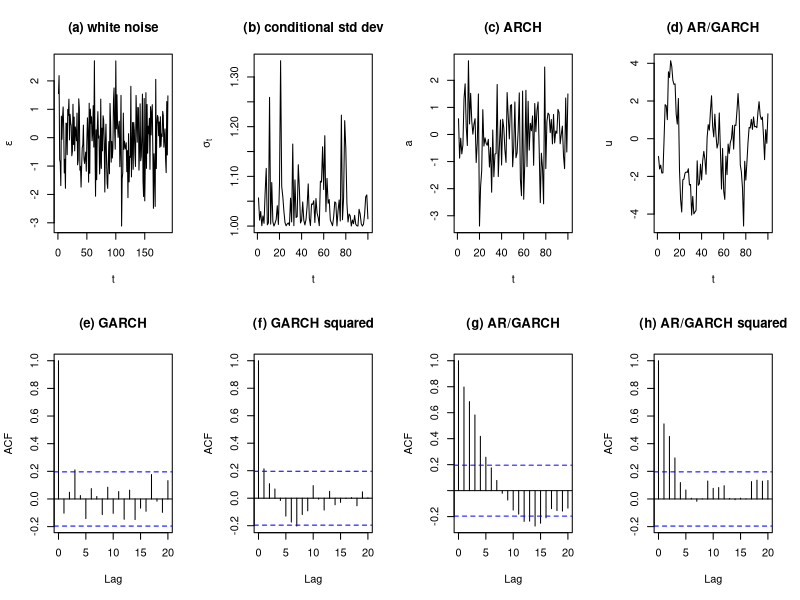

Generate this figure with R:
#  Figure 18.3

n = 200
#set.seed("8855")
e = rnorm(n)
a=e
u = e
sig2= e^2
omega = 1
alpha = .08
beta = 0
phi = .8
mu = .1

for (i in 2:n)
{
sig2[i+1] = omega + alpha * a[i]^2 + beta*sig2[i]
a[i] = sqrt(sig2[i])*e[i]
u[i] = mu + phi*(u[i-1]-mu) + a[i]
}

#postscript("garch03.ps",width=8,height=4)
par(mfrow=c(2,4))
plot(e[11:n],type="l",xlab="t",ylab=expression(epsilon),main="(a) white noise")
plot(sqrt(sig2[101:n]),type="l",xlab="t",ylab=expression(sigma[t]),
    main="(b) conditional std dev")
plot(a[101:n],type="l",xlab="t",ylab="a",main="(c) ARCH")
plot(u[101:n],type="l",xlab="t",ylab="u",main="(d) AR/GARCH")
acf(a[101:n],main="(e) GARCH")
acf(a[101:n]^2,main="(f) GARCH squared")
acf(u[101:n],main="(g) AR/GARCH")
acf(u[101:n]^2,main="(h) AR/GARCH squared")
#graphics.off()


